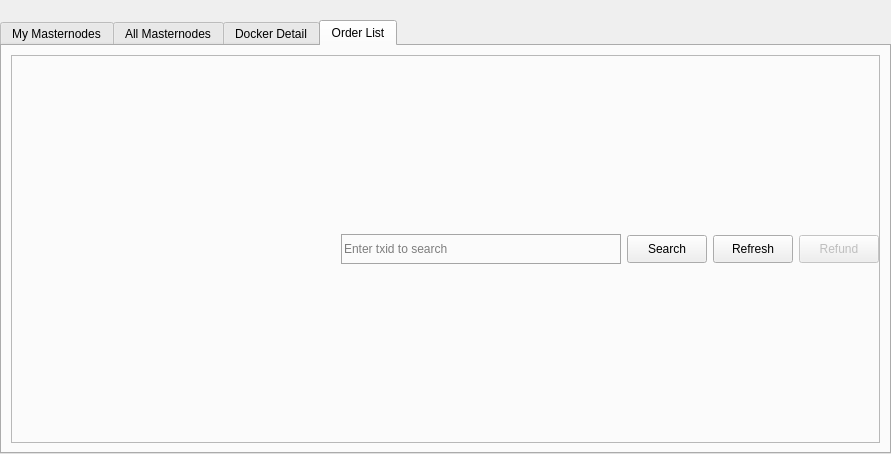
<?xml version="1.0" encoding="UTF-8"?>
<ui version="4.0">
 <class>MasternodeList</class>
 <widget class="QWidget" name="MasternodeList">
  <property name="geometry">
   <rect>
    <x>0</x>
    <y>0</y>
    <width>891</width>
    <height>454</height>
   </rect>
  </property>
  <property name="windowTitle">
   <string>Form</string>
  </property>
  <property name="styleSheet">
   <string notr="true"/>
  </property>
  <layout class="QVBoxLayout" name="topLayout">
   <property name="leftMargin">
    <number>0</number>
   </property>
   <property name="topMargin">
    <number>0</number>
   </property>
   <property name="rightMargin">
    <number>0</number>
   </property>
   <property name="bottomMargin">
    <number>0</number>
   </property>
   <item>
    <layout class="QVBoxLayout" name="verticalLayout">
     <property name="bottomMargin">
      <number>0</number>
     </property>
     <item>
      <spacer name="horizontalSpacer0">
       <property name="orientation">
        <enum>Qt::Horizontal</enum>
       </property>
       <property name="sizeHint" stdset="0">
        <size>
         <width>40</width>
         <height>20</height>
        </size>
       </property>
      </spacer>
     </item>
     <item>
      <widget class="QTabWidget" name="tabWidget">
       <property name="enabled">
        <bool>true</bool>
       </property>
       <property name="focusPolicy">
        <enum>Qt::NoFocus</enum>
       </property>
       <property name="styleSheet">
        <string notr="true">QWidget#MasternodeList QLineEdit#filterLineEdit,
QWidget#MasternodeList QLineEdit#lineEdit_searchOrder
{
width:300px;
height:28;
border:1px solid rgb(165, 165, 165);
background-color: rgb(255, 255, 255,0);
}

QWidget#MasternodeList QLineEdit::hover#filterLineEdit,
QWidget#MasternodeList QLineEdit::hover#lineEdit_searchOrder
{
border:1px solid rgb(238,169,4);
background-color: rgb(255, 255, 255,0);
}
</string>
       </property>
       <property name="currentIndex">
        <number>3</number>
       </property>
       <widget class="QWidget" name="tabMyMasternodes">
        <attribute name="title">
         <string>My Masternodes</string>
        </attribute>
        <layout class="QGridLayout" name="gridLayout_2">
         <item row="0" column="0">
          <layout class="QVBoxLayout" name="verticalLayout_2">
           <property name="bottomMargin">
            <number>0</number>
           </property>
           <item>
            <layout class="QHBoxLayout" name="horizontalLayout_note">
             <property name="bottomMargin">
              <number>0</number>
             </property>
             <item>
              <widget class="QLabel" name="updateNote">
               <property name="text">
                <string>Note: Status of your masternodes in local wallet can potentially be slightly incorrect.&lt;br /&gt;Always wait for wallet to sync additional data and then double check from another node&lt;br /&gt;if your masternode should be running but you still do not see &quot;ENABLED&quot; in &quot;Status&quot; field.</string>
               </property>
              </widget>
             </item>
            </layout>
           </item>
           <item>
            <widget class="QTableWidget" name="tableWidgetMyMasternodes">
             <property name="minimumSize">
              <size>
               <width>695</width>
               <height>0</height>
              </size>
             </property>
             <property name="editTriggers">
              <set>QAbstractItemView::NoEditTriggers</set>
             </property>
             <property name="alternatingRowColors">
              <bool>true</bool>
             </property>
             <property name="selectionMode">
              <enum>QAbstractItemView::SingleSelection</enum>
             </property>
             <property name="selectionBehavior">
              <enum>QAbstractItemView::SelectRows</enum>
             </property>
             <property name="sortingEnabled">
              <bool>true</bool>
             </property>
             <attribute name="horizontalHeaderStretchLastSection">
              <bool>true</bool>
             </attribute>
             <column>
              <property name="text">
               <string>Alias</string>
              </property>
             </column>
             <column>
              <property name="text">
               <string>Address</string>
              </property>
             </column>
             <column>
              <property name="text">
               <string>Protocol</string>
              </property>
             </column>
             <column>
              <property name="text">
               <string>Status</string>
              </property>
             </column>
             <column>
              <property name="text">
               <string>Active</string>
              </property>
             </column>
             <column>
              <property name="text">
               <string>Last Seen</string>
              </property>
             </column>
             <column>
              <property name="text">
               <string>Payee</string>
              </property>
             </column>
            </widget>
           </item>
           <item>
            <layout class="QHBoxLayout" name="horizontalLayout_5">
             <property name="bottomMargin">
              <number>0</number>
             </property>
             <item>
              <widget class="QPushButton" name="startButton">
               <property name="text">
                <string>S&amp;tart alias</string>
               </property>
              </widget>
             </item>
             <item>
              <widget class="QPushButton" name="startAllButton">
               <property name="text">
                <string>Start &amp;all</string>
               </property>
              </widget>
             </item>
             <item>
              <widget class="QPushButton" name="startMissingButton">
               <property name="text">
                <string>Start &amp;MISSING</string>
               </property>
              </widget>
             </item>
             <item>
              <widget class="QPushButton" name="UpdateButton">
               <property name="text">
                <string>&amp;Update status</string>
               </property>
              </widget>
             </item>
             <item>
              <widget class="QLabel" name="autoupdate_label">
               <property name="text">
                <string>Status will be updated automatically in (sec):</string>
               </property>
              </widget>
             </item>
             <item>
              <widget class="QLabel" name="secondsLabel">
               <property name="text">
                <string>0</string>
               </property>
              </widget>
             </item>
             <item>
              <spacer name="horizontalSpacer_5">
               <property name="orientation">
                <enum>Qt::Horizontal</enum>
               </property>
               <property name="sizeHint" stdset="0">
                <size>
                 <width>40</width>
                 <height>20</height>
                </size>
               </property>
              </spacer>
             </item>
            </layout>
           </item>
          </layout>
         </item>
        </layout>
       </widget>
       <widget class="QWidget" name="tabAllMasternodes">
        <attribute name="title">
         <string>All Masternodes</string>
        </attribute>
        <layout class="QGridLayout" name="gridLayout">
         <item row="1" column="0">
          <widget class="QTableWidget" name="tableWidgetMasternodes">
           <property name="editTriggers">
            <set>QAbstractItemView::NoEditTriggers</set>
           </property>
           <property name="alternatingRowColors">
            <bool>true</bool>
           </property>
           <property name="selectionBehavior">
            <enum>QAbstractItemView::SelectRows</enum>
           </property>
           <property name="sortingEnabled">
            <bool>true</bool>
           </property>
           <attribute name="horizontalHeaderStretchLastSection">
            <bool>true</bool>
           </attribute>
           <column>
            <property name="text">
             <string>Address</string>
            </property>
           </column>
           <column>
            <property name="text">
             <string>Protocol</string>
            </property>
           </column>
           <column>
            <property name="text">
             <string>Status</string>
            </property>
           </column>
           <column>
            <property name="text">
             <string>Active</string>
            </property>
           </column>
           <column>
            <property name="text">
             <string>Last Seen</string>
            </property>
           </column>
           <column>
            <property name="text">
             <string>Payee</string>
            </property>
           </column>
           <column>
            <property name="text">
             <string>ActiveCount/Node</string>
            </property>
           </column>
           <column>
            <property name="text">
             <string>joinToken</string>
            </property>
           </column>
          </widget>
         </item>
         <item row="0" column="0">
          <layout class="QHBoxLayout" name="horizontalLayout_3">
           <property name="bottomMargin">
            <number>0</number>
           </property>
           <item>
            <widget class="QLabel" name="label_filter">
             <property name="text">
              <string>Filter List:</string>
             </property>
            </widget>
           </item>
           <item>
            <widget class="QLineEdit" name="filterLineEdit">
             <property name="toolTip">
              <string>Filter masternode list</string>
             </property>
             <property name="styleSheet">
              <string notr="true"/>
             </property>
            </widget>
           </item>
           <item>
            <spacer name="horizontalSpacer_3">
             <property name="orientation">
              <enum>Qt::Horizontal</enum>
             </property>
             <property name="sizeHint" stdset="0">
              <size>
               <width>10</width>
               <height>20</height>
              </size>
             </property>
            </spacer>
           </item>
           <item>
            <widget class="QLabel" name="label_count">
             <property name="text">
              <string>Node Count:</string>
             </property>
            </widget>
           </item>
           <item>
            <widget class="QLabel" name="countLabel">
             <property name="text">
              <string>0</string>
             </property>
            </widget>
           </item>
          </layout>
         </item>
        </layout>
       </widget>
       <widget class="QWidget" name="tabAllDockerserver">
        <attribute name="title">
         <string>Docker Detail</string>
        </attribute>
        <layout class="QHBoxLayout" name="horizontalLayout_4">
         <item>
          <layout class="QVBoxLayout" name="verticalLayout_3">
           <property name="bottomMargin">
            <number>0</number>
           </property>
           <item>
            <layout class="QHBoxLayout" name="horizontalLayout_6">
             <property name="leftMargin">
              <number>0</number>
             </property>
             <property name="topMargin">
              <number>0</number>
             </property>
             <item>
              <widget class="QLabel" name="label">
               <property name="font">
                <font>
                 <weight>75</weight>
                 <bold>true</bold>
                </font>
               </property>
               <property name="text">
                <string>Docker Service List</string>
               </property>
              </widget>
             </item>
             <item>
              <spacer name="horizontalSpacer_2">
               <property name="orientation">
                <enum>Qt::Horizontal</enum>
               </property>
               <property name="sizeHint" stdset="0">
                <size>
                 <width>40</width>
                 <height>20</height>
                </size>
               </property>
              </spacer>
             </item>
             <item>
              <widget class="QFrame" name="frame_2">
               <property name="minimumSize">
                <size>
                 <width>120</width>
                 <height>32</height>
                </size>
               </property>
               <property name="styleSheet">
                <string notr="true">QFrame{
border:hidden;
}</string>
               </property>
               <property name="frameShape">
                <enum>QFrame::StyledPanel</enum>
               </property>
               <property name="frameShadow">
                <enum>QFrame::Raised</enum>
               </property>
              </widget>
             </item>
            </layout>
           </item>
           <item>
            <widget class="QTableWidget" name="serviceTableWidget">
             <column>
              <property name="text">
               <string>User Id</string>
              </property>
             </column>
             <column>
              <property name="text">
               <string>Container Name</string>
              </property>
             </column>
             <column>
              <property name="text">
               <string>Image Name</string>
              </property>
             </column>
             <column>
              <property name="text">
               <string>Expiration Time</string>
              </property>
             </column>
             <column>
              <property name="text">
               <string>Status</string>
              </property>
             </column>
            </widget>
           </item>
           <item>
            <widget class="QFrame" name="frame_4">
             <property name="minimumSize">
              <size>
               <width>0</width>
               <height>30</height>
              </size>
             </property>
             <property name="styleSheet">
              <string notr="true"/>
             </property>
             <property name="frameShape">
              <enum>QFrame::StyledPanel</enum>
             </property>
             <property name="frameShadow">
              <enum>QFrame::Raised</enum>
             </property>
             <layout class="QHBoxLayout" name="horizontalLayout_7">
              <property name="spacing">
               <number>2</number>
              </property>
              <property name="leftMargin">
               <number>2</number>
              </property>
              <property name="topMargin">
               <number>2</number>
              </property>
              <property name="rightMargin">
               <number>2</number>
              </property>
              <property name="bottomMargin">
               <number>2</number>
              </property>
              <item>
               <layout class="QGridLayout" name="gridLayout_3">
                <property name="leftMargin">
                 <number>0</number>
                </property>
                <property name="topMargin">
                 <number>0</number>
                </property>
                <property name="bottomMargin">
                 <number>0</number>
                </property>
                <item row="0" column="0">
                 <widget class="QPushButton" name="createServiceBtn">
                  <property name="text">
                   <string>Create Service</string>
                  </property>
                 </widget>
                </item>
                <item row="0" column="2">
                 <widget class="QPushButton" name="updateServiceBtn">
                  <property name="text">
                   <string>Update List</string>
                  </property>
                 </widget>
                </item>
                <item row="0" column="1">
                 <widget class="QPushButton" name="deleteServiceBtn">
                  <property name="text">
                   <string>Delete Service</string>
                  </property>
                 </widget>
                </item>
               </layout>
              </item>
              <item>
               <widget class="QLabel" name="label_serviceText">
                <property name="text">
                 <string>Service will be updated automatically in (sec):</string>
                </property>
               </widget>
              </item>
              <item>
               <widget class="QLabel" name="serviceSec">
                <property name="text">
                 <string>0</string>
                </property>
               </widget>
              </item>
              <item>
               <spacer name="horizontalSpacer">
                <property name="orientation">
                 <enum>Qt::Horizontal</enum>
                </property>
                <property name="sizeHint" stdset="0">
                 <size>
                  <width>89</width>
                  <height>20</height>
                 </size>
                </property>
               </spacer>
              </item>
             </layout>
            </widget>
           </item>
          </layout>
         </item>
        </layout>
       </widget>
       <widget class="QWidget" name="tab_dockerorder">
        <attribute name="title">
         <string>Order List</string>
        </attribute>
        <layout class="QVBoxLayout" name="verticalLayout_4" stretch="1,10">
         <property name="spacing">
          <number>2</number>
         </property>
         <item>
          <widget class="QFrame" name="frame_5">
           <property name="minimumSize">
            <size>
             <width>0</width>
             <height>35</height>
            </size>
           </property>
           <property name="styleSheet">
            <string notr="true"/>
           </property>
           <property name="frameShape">
            <enum>QFrame::StyledPanel</enum>
           </property>
           <property name="frameShadow">
            <enum>QFrame::Raised</enum>
           </property>
           <layout class="QHBoxLayout" name="horizontalLayout" stretch="0,0,0,0,0">
            <property name="leftMargin">
             <number>0</number>
            </property>
            <property name="topMargin">
             <number>0</number>
            </property>
            <property name="rightMargin">
             <number>0</number>
            </property>
            <property name="bottomMargin">
             <number>0</number>
            </property>
            <item>
             <spacer name="horizontalSpacer_4">
              <property name="orientation">
               <enum>Qt::Horizontal</enum>
              </property>
              <property name="sizeHint" stdset="0">
               <size>
                <width>352</width>
                <height>20</height>
               </size>
              </property>
             </spacer>
            </item>
            <item>
             <widget class="QLineEdit" name="lineEdit_searchOrder">
              <property name="minimumSize">
               <size>
                <width>250</width>
                <height>0</height>
               </size>
              </property>
              <property name="styleSheet">
               <string notr="true"/>
              </property>
              <property name="placeholderText">
               <string>Enter txid to search</string>
              </property>
             </widget>
            </item>
            <item>
             <widget class="QPushButton" name="pBtn_searchOrderBtn">
              <property name="minimumSize">
               <size>
                <width>0</width>
                <height>28</height>
               </size>
              </property>
              <property name="styleSheet">
               <string notr="true"/>
              </property>
              <property name="text">
               <string>Search</string>
              </property>
             </widget>
            </item>
            <item>
             <widget class="QPushButton" name="pushButton_reloadOrderView">
              <property name="minimumSize">
               <size>
                <width>0</width>
                <height>28</height>
               </size>
              </property>
              <property name="text">
               <string>Refresh</string>
              </property>
             </widget>
            </item>
            <item>
             <widget class="QPushButton" name="pushButton_refund">
              <property name="enabled">
               <bool>false</bool>
              </property>
              <property name="minimumSize">
               <size>
                <width>0</width>
                <height>28</height>
               </size>
              </property>
              <property name="styleSheet">
               <string notr="true"/>
              </property>
              <property name="text">
               <string>Refund</string>
              </property>
             </widget>
            </item>
           </layout>
          </widget>
         </item>
         <item>
          <layout class="QGridLayout" name="gridLayout_orderView"/>
         </item>
        </layout>
       </widget>
      </widget>
     </item>
    </layout>
   </item>
  </layout>
 </widget>
 <resources/>
 <connections/>
</ui>
